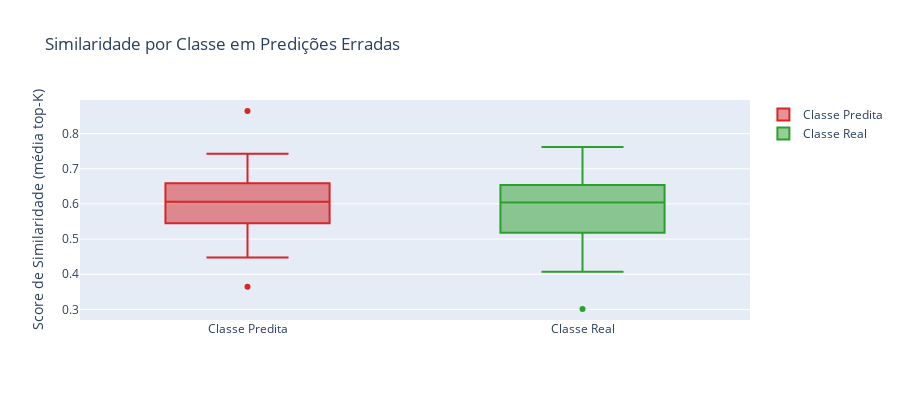

Here is the notebook cell this chart was saved with:
### Markdown cell above
### Análise de Similaridade por Classe em Predições Erradas

Para cada ticket **mal classificado**, comparamos a similaridade do texto com exemplos da:
- **classe predita** (a escolhida pelo classificador)
- **classe real** (label do dataset)

Isso ajuda a entender se, no espaço de embeddings, o ticket está mais próximo da classe predita do que da real
(um indicativo de **ambiguidade do dataset** e de que evidência o RAG tende a trazer para justificar a decisão).

### Code cell
import pandas as pd

# Análise de similaridade por classe para predições erradas
if errors:
    # Para cada erro, calcular similaridade com classe predita e classe real
    similarity_data = []

    for error in errors:
        ticket_text = error['ticket']
        pred_class = error['predicted_class']
        true_class = error['true_class']

        # Similaridade com classe predita
        pred_sim = retriever.compute_class_similarity(ticket_text, pred_class, k=5)
        # Similaridade com classe real
        true_sim = retriever.compute_class_similarity(ticket_text, true_class, k=5)

        similarity_data.append({
            'ticket': ticket_text[:100] + '...',
            'pred_class': pred_class,
            'true_class': true_class,
            'similarity_pred': pred_sim['mean_score'],
            'similarity_true': true_sim['mean_score'],
            'difference': pred_sim['mean_score'] - true_sim['mean_score'],
        })

    sim_df = pd.DataFrame(similarity_data)

    # Visualização: Box plot comparando as duas similaridades
    fig = go.Figure()
    fig.add_trace(go.Box(
        y=sim_df['similarity_pred'],
        name='Classe Predita',
        marker_color='#d62728'
    ))
    fig.add_trace(go.Box(
        y=sim_df['similarity_true'],
        name='Classe Real',
        marker_color='#2ca02c'
    ))

    fig.update_layout(
        title='Similaridade por Classe em Predições Erradas',
        yaxis_title='Score de Similaridade (média top-K)',
        height=400
    )
    fig.show()

    # Estatísticas
    print(f"Similaridade com classe predita: média={sim_df['similarity_pred'].mean():.3f}, "
          f"mediana={sim_df['similarity_pred'].median():.3f}")
    print(f"Similaridade com classe real:   média={sim_df['similarity_true'].mean():.3f}, "
          f"mediana={sim_df['similarity_true'].median():.3f}")

    # Análise: Quantos erros têm maior similaridade com a predita?
    higher_pred_sim = (sim_df['similarity_pred'] > sim_df['similarity_true']).sum()
    print(f"\nErros com maior similaridade à classe predita: {higher_pred_sim}/{len(errors)} "
          f"({100*higher_pred_sim/len(errors):.1f}%)")
else:
    print("Nenhum erro de classificação para análise de similaridade.")

### Figure 1 — Plotly figure (JSON) as saved in the notebook; plotly's stock layout.template omitted (floating-point values rounded to 4 significant figures)
{"data": [{"marker": {"color": "#d62728"}, "name": "Classe Predita", "type": "box", "y": [0.5326, 0.4665, 0.4476, 0.5997, 0.6535, 0.6602, 0.7073, 0.3647, 0.6211, 0.5761, 0.5319, 0.6342, 0.7029, 0.5499, 0.8643, 0.5275, 0.6631, 0.7013, 0.6482, 0.5822, 0.7427, 0.6036, 0.665, 0.6088, 0.54, 0.6031, 0.6515, 0.5644, 0.6575, 0.6337, 0.4886, 0.5855]}, {"marker": {"color": "#2ca02c"}, "name": "Classe Real", "type": "box", "y": [0.4075, 0.5219, 0.4713, 0.6089, 0.641, 0.6848, 0.6417, 0.3012, 0.5021, 0.6589, 0.5461, 0.679, 0.7081, 0.5135, 0.4515, 0.5267, 0.7201, 0.7288, 0.6326, 0.5466, 0.7621, 0.5075, 0.6333, 0.5967, 0.6483, 0.5871, 0.603, 0.5321, 0.6885, 0.6211, 0.505, 0.6054]}], "layout": {"height": 400, "title": {"text": "Similaridade por Classe em Predições Erradas"}, "yaxis": {"title": {"text": "Score de Similaridade (média top-K)"}}}}
